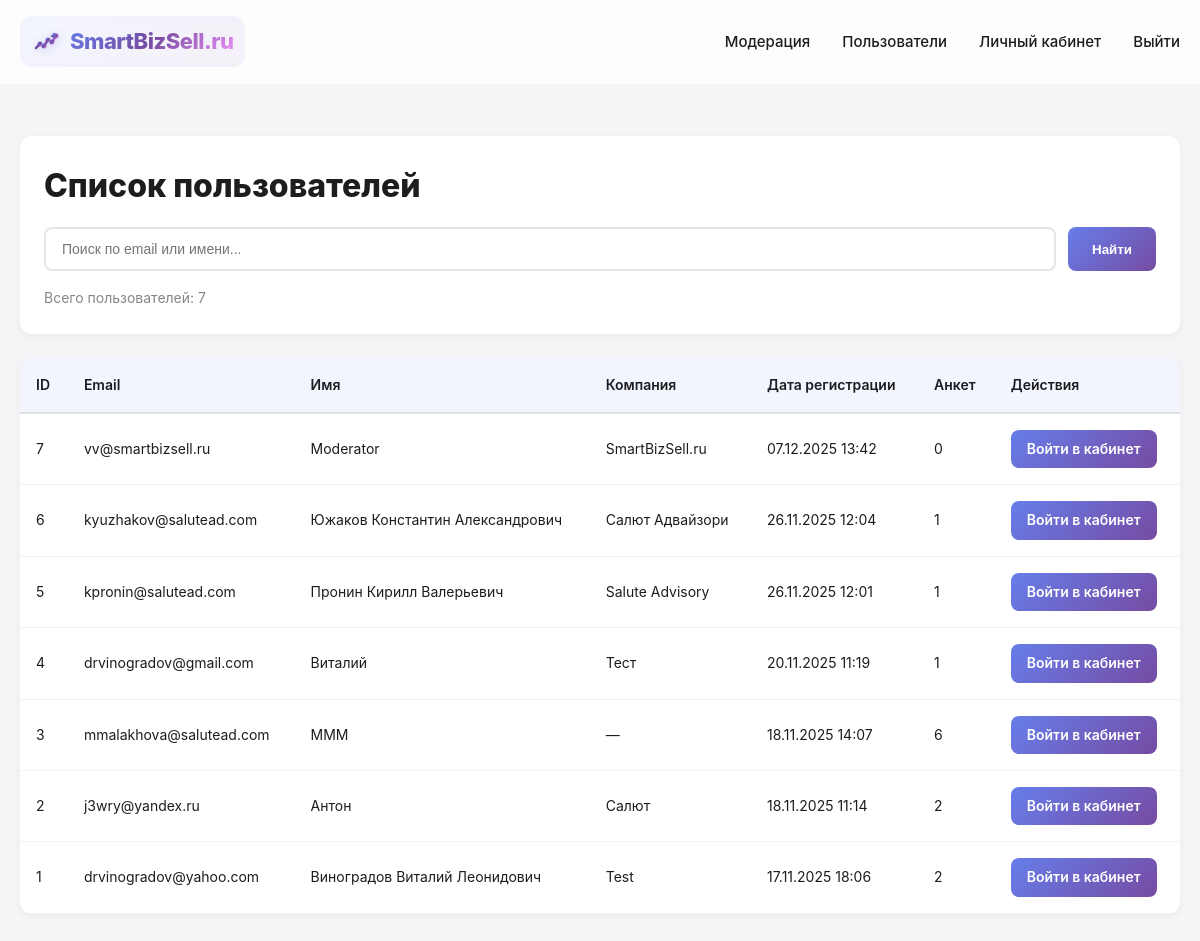
/users_list.php (signed in), run on an earlier commit of the app's database.
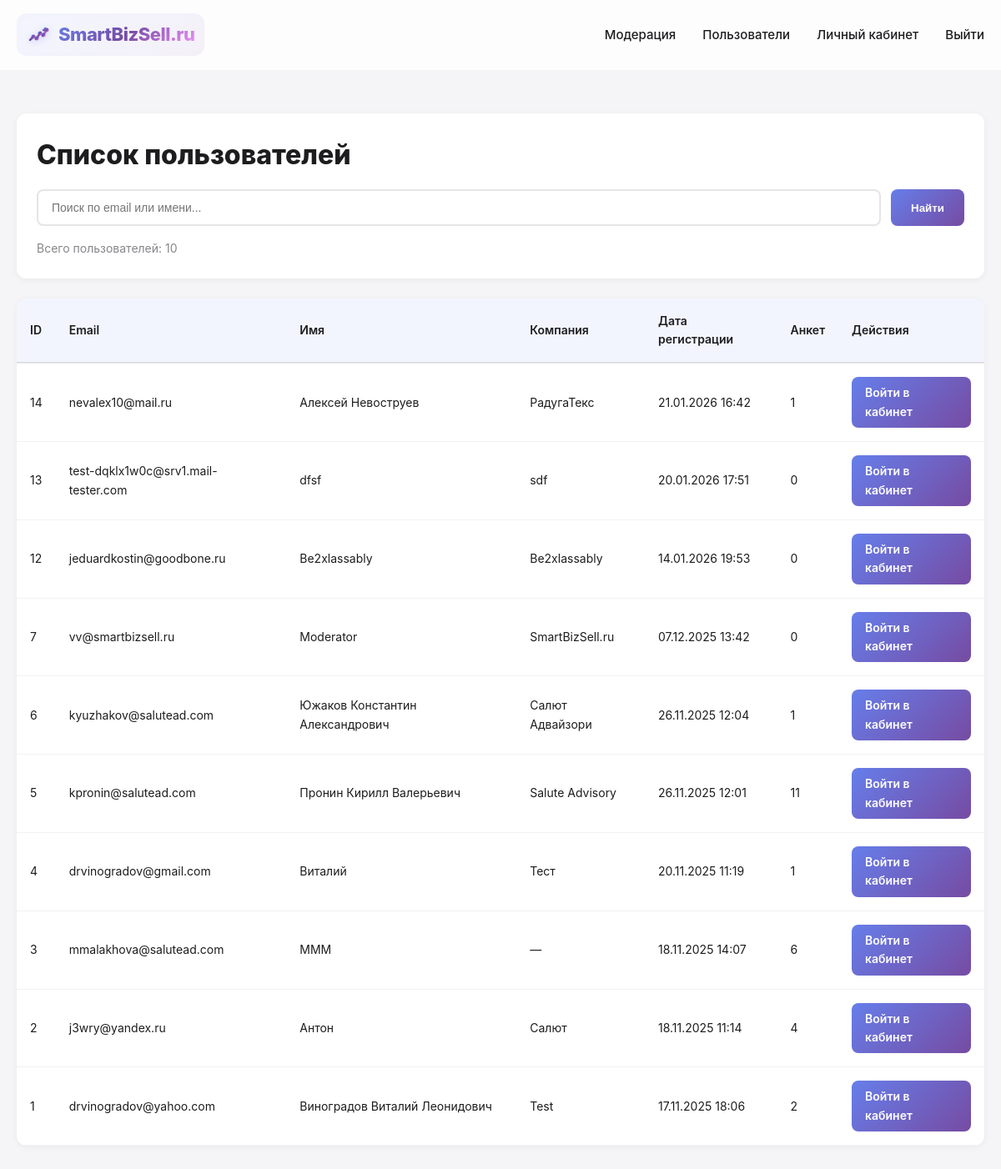
And on a later commit of the database.
### tables this page shows
CREATE TABLE `users` (
  `id` int NOT NULL,
  `email` varchar(255) NOT NULL,
  `password_hash` varchar(255) NOT NULL,
  `full_name` varchar(255) NOT NULL,
  `phone` varchar(50) DEFAULT NULL,
  `company_name` varchar(255) DEFAULT NULL,
  `created_at` timestamp NULL DEFAULT CURRENT_TIMESTAMP,
  `updated_at` timestamp NULL DEFAULT CURRENT_TIMESTAMP ON UPDATE CURRENT_TIMESTAMP,
  `last_login` timestamp NULL DEFAULT NULL,
  `is_active` tinyint(1) DEFAULT '1',
  `welcome_shown` tinyint(1) DEFAULT '0' COMMENT 'Флаг показа приветственного окна (0 - не показано, 1 - показано)'
);

### users_list.php (the view, shortened to what this page needs)
<?php
$pdo = getDBConnection();
$searchQuery = $_GET['search'] ?? '';
$page = isset($_GET['page']) ? max(1, (int)$_GET['page']) : 1;
$perPage = 50;
$offset = ($page - 1) * $perPage;
$whereConditions = [];
$params = [];
$whereClause = !empty($whereConditions) ? 'WHERE ' . implode(' AND ', $whereConditions) : '';
try {
    $countStmt = $pdo->prepare("
        SELECT COUNT(*) as total
        FROM users u
        $whereClause
    ");
    $countStmt->execute($params);
    $totalUsers = (int)$countStmt->fetch()['total'];
} catch (PDOException $e) {
    error_log("Error counting users: " . $e->getMessage());
    $totalUsers = 0;
    $totalPages = 1;
}
$users = [];
try {
    $sql = "
        SELECT
            u.id,
            u.email,
            u.full_name,
            u.phone,
            u.company_name,
            u.created_at,
            COUNT(sf.id) as forms_count
        FROM users u
        LEFT JOIN seller_forms sf ON u.id = sf.user_id
        $whereClause
        GROUP BY u.id, u.email, u.full_name, u.phone, u.company_name, u.created_at
        ORDER BY u.created_at DESC
        LIMIT $perPage OFFSET $offset
    ";
    $stmt = $pdo->prepare($sql);
    $stmt->execute($params);
    $users = $stmt->fetchAll();
} catch (PDOException $e) {
    error_log("Error fetching users: " . $e->getMessage());
}
?>
<!DOCTYPE html>
<html lang="ru">
<head>
    <link rel="stylesheet" href="styles.css?v=<?php echo time(); ?>">
</head>
<body>
    <nav class="navbar">
        <div class="container">
            <div class="nav-content">
                <a href="index.php" class="logo">
                    <span class="logo-icon"><?php echo getLogoIcon(); ?></span>
                    <span class="logo-text">SmartBizSell.ru</span>
                </a>
                <ul class="nav-menu">
                    <li><a href="moderation.php">Модерация</a></li>
                    <li><a href="users_list.php">Пользователи</a></li>
                    <li><a href="dashboard.php">Личный кабинет</a></li>
                    <li><a href="logout.php">Выйти</a></li>
                </ul>
            </div>
        </div>
    </nav>
    <div class="users-container">
        <div class="users-header">
            <h1>Список пользователей</h1>
            <form method="GET" action="users_list.php" class="search-box">
                <input
                    type="text"
                    name="search"
                    placeholder="Поиск по email или имени..."
                    value="<?php echo htmlspecialchars($searchQuery, ENT_QUOTES, 'UTF-8'); ?>"
                >
                <button type="submit">Найти</button>
            </form>
            <div class="stats">
                Всего пользователей: <?php echo number_format($totalUsers, 0, ',', ' '); ?>
            </div>
        </div>
        <div class="users-table">
            <table>
                <thead>
                    <tr>
                        <th>ID</th>
                        <th>Email</th>
                        <th>Имя</th>
                        <th>Компания</th>
                        <th>Дата регистрации</th>
                        <th>Анкет</th>
                        <th>Действия</th>
                    </tr>
                </thead>
                <tbody>
                    <?php if (empty($users)): ?>
                        <tr>
                            <td colspan="7" style="text-align: center; padding: 40px; color: var(--text-secondary);">
                                Пользователи не найдены
                            </td>
                        </tr>
                    <?php else: ?>
                        <?php foreach ($users as $userRow): ?>
                            <tr>
                                <td><?php echo htmlspecialchars($userRow['id'], ENT_QUOTES, 'UTF-8'); ?></td>
                                <td><?php echo htmlspecialchars($userRow['email'], ENT_QUOTES, 'UTF-8'); ?></td>
                                <td><?php echo htmlspecialchars($userRow['full_name'] ?: '—', ENT_QUOTES, 'UTF-8'); ?></td>
                                <td><?php echo htmlspecialchars($userRow['company_name'] ?: '—', ENT_QUOTES, 'UTF-8'); ?></td>
                                <td><?php echo date('d.m.Y H:i', strtotime($userRow['created_at'])); ?></td>
                                <td><?php echo (int)$userRow['forms_count']; ?></td>
                                <td>
                                    <a href="users_list.php?impersonate=<?php echo $userRow['id']; ?>"
                                       class="btn-impersonate"
                                       onclick="return confirm('Войти в личный кабинет пользователя <?php echo htmlspecialchars($userRow['email'], ENT_QUOTES, 'UTF-8'); ?>?');">
                                        Войти в кабинет
                                    </a>
                                </td>
                            </tr>
                        <?php endforeach; ?>
                    <?php endif; ?>
                </tbody>
            </table>
        </div>
    </div>
</body>
</html>

What changed in the data, as far as the page shows it:
added users: id "14", email "nevalex10@mail.ru", full_name "Алексей Невоструев", company_name "РадугаТекс", created_at "21.01.2026 16:42", forms_count "1"
added users: id "13", email "test-dqklx1w0c@srv1.mail-tester.com", full_name "dfsf", company_name "sdf", created_at "20.01.2026 17:51", forms_count "0"
added users: id "12", email "jeduardkostin@goodbone.ru", full_name "Be2xlassably", company_name "Be2xlassably", created_at "14.01.2026 19:53", forms_count "0"
changed users "kpronin@salutead.com": forms_count "1" → "11"
changed users "j3wry@yandex.ru": forms_count "2" → "4"
Also different on the page:
$totalUsers: "7" → "10"
